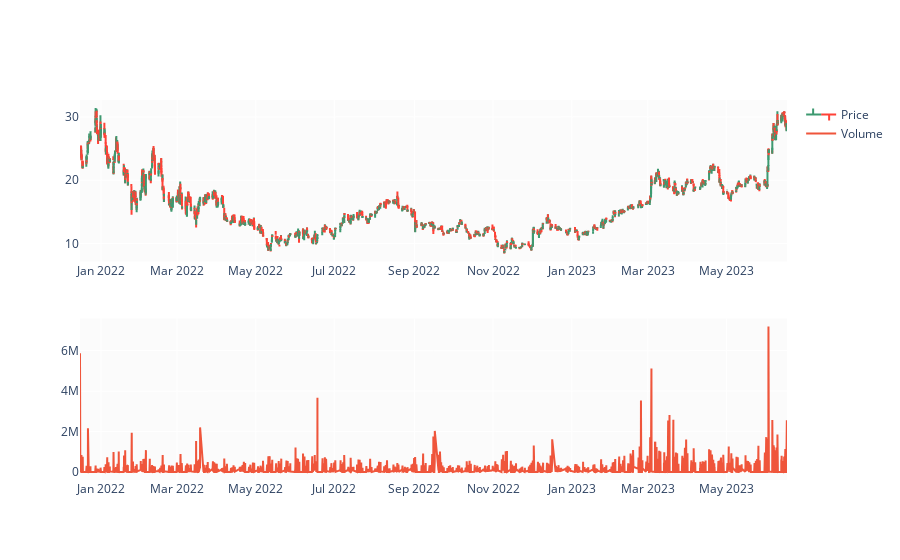

The cell this chart's notebook holds for it:
### Code cell
# plotting OHLC Chart  (open/high/low/close) chart to see historical prices. 



fig = make_subplots(rows=2, cols=1)

fig.add_trace(go.Ohlc(x=df.Date,
                      open=df.open,
                      high=df.high,
                      low=df.low,
                      close=df.close,
                      name='Price'), row=1, col=1)

# Plotting Volume chart which shows number of stocks traded each day below OHLC chart. 
fig.add_trace(go.Scatter(x=df.Date, y=df.volume, name='Volume'), row=2, col=1)

fig.update(layout_xaxis_rangeslider_visible=False)
fig.show()

### Figure 1 — Plotly figure (JSON) as saved in the notebook; plotly's stock layout.template omitted (floating-point values rounded to 4 significant figures; data arrays with more than 128 entries replaced by an {"elided": "..."} marker saying what was removed)
{"data": [{"close": {"elided": "3777 float values"}, "high": {"elided": "3777 float values"}, "low": {"elided": "3777 float values"}, "name": "Price", "open": {"elided": "3777 float values"}, "type": "ohlc", "x": {"elided": "3777 str values"}, "xaxis": "x", "yaxis": "y"}, {"name": "Volume", "type": "scatter", "x": {"elided": "3777 str values"}, "xaxis": "x2", "y": {"elided": "3777 int values"}, "yaxis": "y2"}], "layout": {"xaxis": {"anchor": "y", "domain": [0, 1], "rangeslider": {"visible": false}}, "xaxis2": {"anchor": "y2", "domain": [0, 1]}, "yaxis": {"anchor": "x", "domain": [0.575, 1]}, "yaxis2": {"anchor": "x2", "domain": [0, 0.425]}}}
